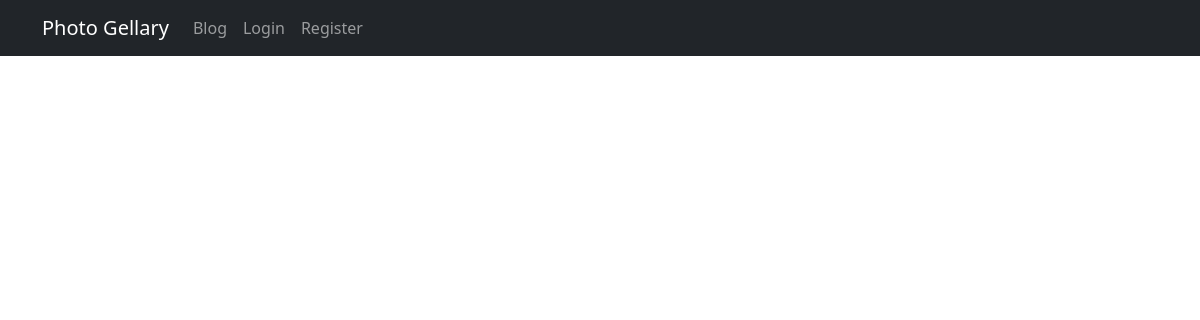
/user/sabbir, run on an earlier commit of the app's database.
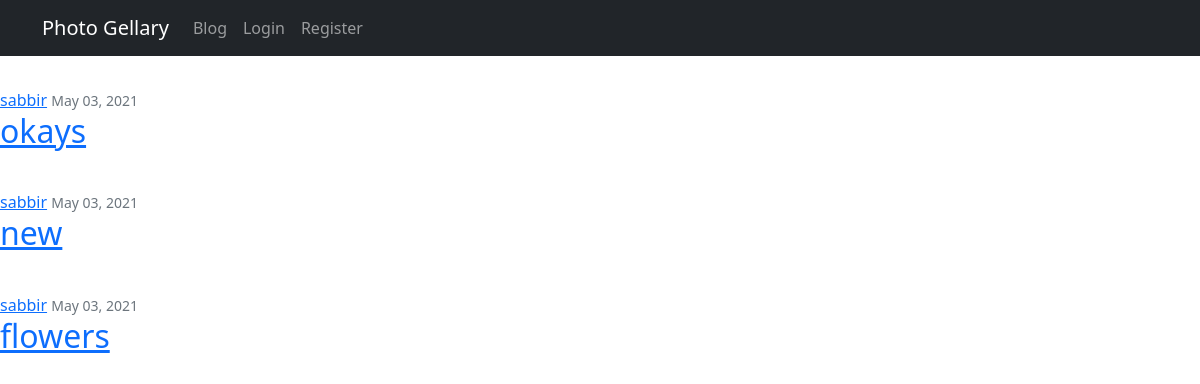
And on a later commit of the database.
### gellary/models.py (models this page shows, shortened)
class ImageAlbum(models.Model):
    title = models.CharField(max_length=100)
    date_posted = models.DateTimeField(default = timezone.now)
    author = models.ForeignKey(User, on_delete=models.CASCADE)
    cover_image = models.ImageField()
    image = models.ImageField(upload_to='photos/%Y/%m/%d/')
    image2 =  models.ImageField(upload_to='photos/%Y/%m/%d/', blank=True)
    image3 =  models.ImageField(upload_to='photos/%Y/%m/%d/', blank=True)
    image4 =  models.ImageField(upload_to='photos/%Y/%m/%d/', blank=True)
    image5 =  models.ImageField(upload_to='photos/%Y/%m/%d/', blank=True)
    image6 =  models.ImageField(upload_to='photos/%Y/%m/%d/', blank=True)
    image7 =  models.ImageField(upload_to='photos/%Y/%m/%d/', blank=True)
    image8 =  models.ImageField(upload_to='photos/%Y/%m/%d/', blank=True)
    image9 =  models.ImageField(upload_to='photos/%Y/%m/%d/', blank=True)
    image10 =  models.ImageField(upload_to='photos/%Y/%m/%d/', blank=True)
    is_public = models.BooleanField(default=True)

### gellary/views.py (the view)
# urls.py: path('user/<str:username>', UserAlbumListView.as_view(), name='user-posts'),
class UserAlbumListView(ListView):
    model = ImageAlbum
    template_name = 'gellary/user_album.html'
    context_object_name = 'posts'
    paginate_by = 5
    def get_queryset(self):
        user = get_object_or_404(User, username=self.kwargs.get('username'))
        return ImageAlbum.objects.filter(author=user,is_public=True).order_by('-date_posted')

### templates/gellary/user_album.html (shortened to what this page needs)
{% extends "base.html" %}
{% block content %}
    <h1 class="mb-3">Posts by </h1>
    {% for post in posts %}
        <article class="media content-section">
          <div class="media-body">
            <div class="article-metadata">
              <a class="mr-2" href="{% url 'user-posts' post.author.username %}">{{ post.author }}</a>
              <small class="text-muted">{{ post.date_posted|date:"F d, Y" }}</small>
            </div>
            <h2><a class="article-title" href="{% url 'post-detail' post.id %}">{{ post.title }}</a></h2>
          </div>
        </article>
    {% endfor %}
{% endblock content %}

What changed in the data, as far as the page shows it:
added ImageAlbum: author "sabbir", date_posted "May 03, 2021", title "okays"
added ImageAlbum: author "sabbir", date_posted "May 03, 2021", title "new"
added ImageAlbum: author "sabbir", date_posted "May 03, 2021", title "flowers"
